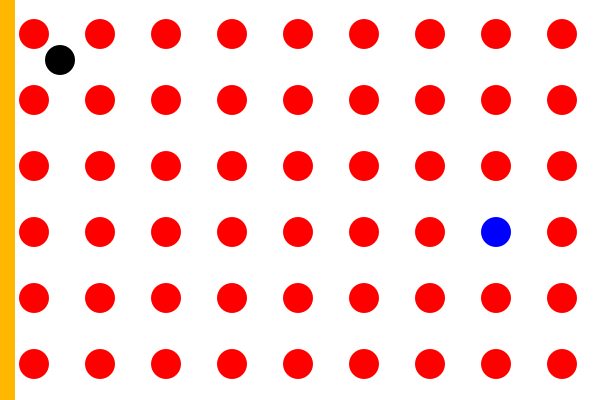
Frame 1 (no input)
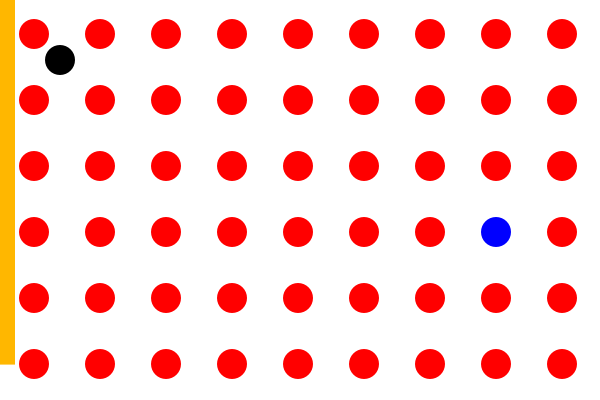
Frame 60 (the mouse pressed at the canvas centre just before this capture)
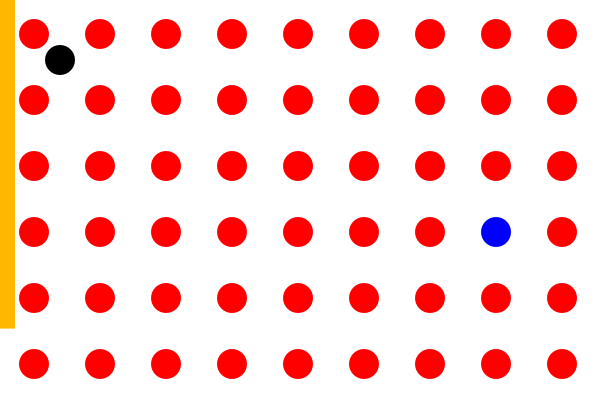
Frame 120 (the mouse held since frame 60 and released just before this capture)

The Processing sketch that drew these frames (run headless with seeded random() and noise(); from frame 60 on, the mouse is pressed at the canvas centre):

// Processing sketch: irairaArea_key
// ── irairaArea_key.pde
class Circle {
  float x,y,s,dx,dy;
  boolean goal;
  Circle(float x,float y,float s) {
    this.x = x;
    this.y = y;
    this.s = s;
    this.dx = 0;
    this.dy = 0;
    this.goal = false;
  }

  void display(color c) {
    fill(c);
    ellipse(this.x,this.y,this.s,this.s);
  }

  boolean is_hit(Circle obj) {
    float distance = dist(this.x,this.y,obj.x,obj.y);
    return distance<this.s/2+obj.s/2;
  }
}

Circle player;
Circle walls[] = new Circle[54];
boolean over=false, clear=false;
float timer = 400;
void setup() {
  size(600,400);
  player = new Circle(60,60,30);
  int goal = int(random(54));
  for (int i=0; i<54; i++) {
    float x = i%9;
    float y = i/9;
    Circle w = new Circle(x*66+34,y*66+34,30);
    if (i == goal) { w.goal = true; }
    walls[i] = w;
  }
}

void draw() {
  background(255);
  noStroke();
  for (Circle w : walls) {
    if (w.goal) {
      w.display(color(0,0,255));
    } else {
      w.display(color(255,0,0));
    }
  }
  player.display(color(0));
  textSize(50);
  textAlign(CENTER);
  if (over) {
    text("GAME OVER",300,200);
    return;
  }
  if (clear) {
    text("CLEAR",300,200);
    return;
  }

  if (keyPressed) {
    if (keyCode == UP)
      player.dy -= 0.1;
    if (keyCode == DOWN)
      player.dy += 0.1;
    if (keyCode == LEFT)
      player.dx -= 0.1;
    if (keyCode == RIGHT)
      player.dx += 0.1;
  }

  player.dx *= 0.98;
  player.dy *= 0.98;
  player.x += player.dx;
  player.y += player.dy;

  for (Circle w : walls) {
    if (w.is_hit(player)) {
      if (w.goal) {
          clear = true;
      } else {
          over = true;
      }
    }
  }
  fill(255, 183, 0);
  rect(0, 0, 15, timer);
  timer -= 0.6;
  if (timer < 0)
    over = true;
}
